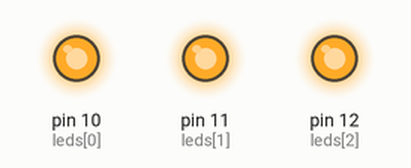
Simulated run of this sketch. Board: Arduino Uno, built with avr-gcc and run on an emulated ATmega328P. On the bench: output pins drawn as LEDs (lit = HIGH).

Above: at 0.5 s.
At 3.5 s:
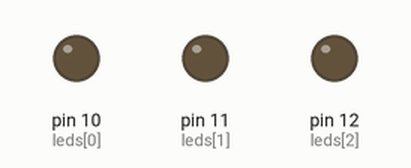
Timing chart, 0 to 4.6 s (numbered marks = the images above):
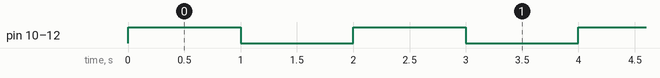

Measured:
- by itself, pin 10 (leds[0]), pin 11 (leds[1]), pin 12 (leds[2]): alternates HIGH for 1.0 s and LOW for 1.0 s

The sketch:

Prog_5_PrenderLedsV2.ino
```cpp
//Mismo funcionamiento del anterior código sólo que ocupamos ciclos for
int leds[] = {10,11,12};
int  i;
void setup() {

  for(i = 0; i<3; i++){
      pinMode(leds[i],OUTPUT);

  }
}

void loop() {
  for(i = 0; i<3; i++){
    digitalWrite(leds[i], HIGH);
  }

  //Con el delay le damos tiempo al LED para encenderse y apagarse
  delay(1000);

  //digitalWrite(led, LOW); //APAGAR LED
  //digitalWrite(led, false); //APAGAR LED
  for(i = 0; i<3; i++){
    digitalWrite(leds[i], LOW);
  }

  delay(1000);

}
```
